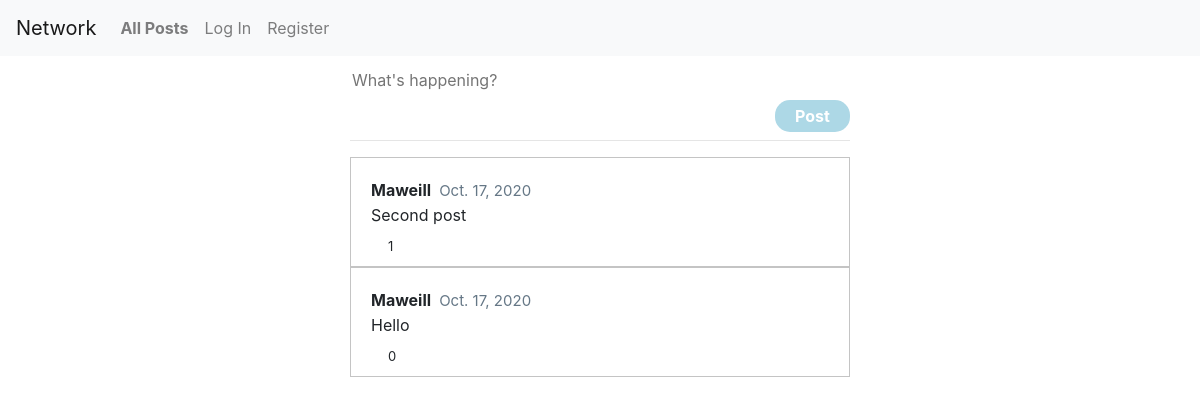
/, run on an earlier commit of the app's database.
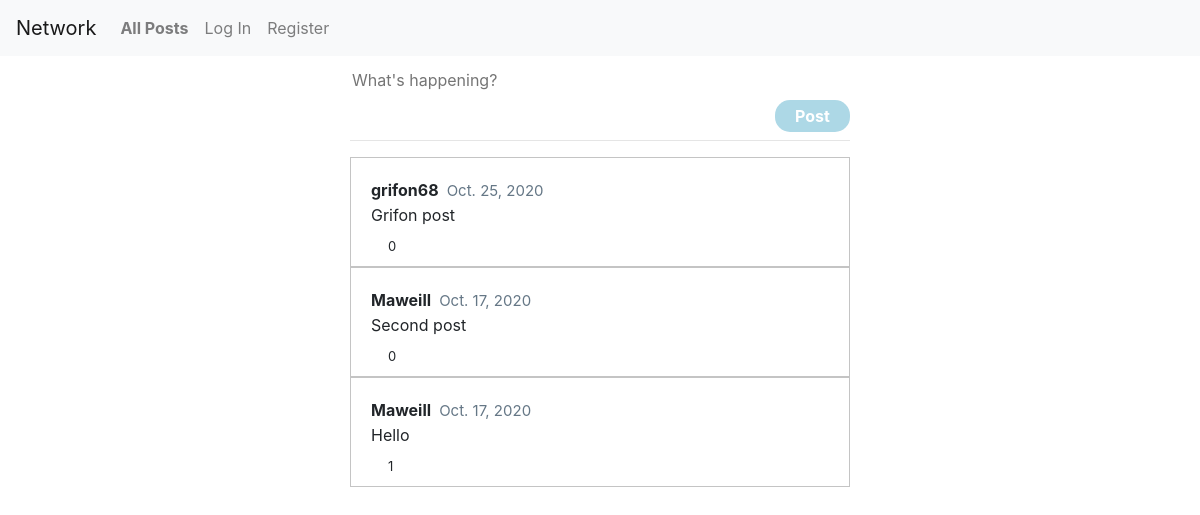
And on a later commit of the database.
### network/models.py (models this page shows, shortened)
class Post(models.Model):
	user = models.ForeignKey(User, on_delete=models.CASCADE, related_name="posts")
	text = models.TextField(max_length=280)
	liked = models.ManyToManyField(User, blank=True, related_name="post_liked")
	created = models.DateTimeField(auto_now_add=True)

class User(AbstractUser):
    pass

### network/views.py (the view)
# urls.py: path("", views.index, name="index"),
def index(request):
    posts = Post.objects.all().order_by("-created")
    now_date = datetime.now()
    return render(request, "network/index.html", {
        "posts": posts,
        })

### network/templates/network/index.html (shortened to what this page needs)
{% extends "network/layout.html" %}
{% load static %}
{% block body %}
	<div id="new-post" onload="init();">
		<form id="create-post">
			<textarea id="new-post-content" name="content" placeholder="What's happening?" rows="1" autofocus></textarea><br>
			<button id="new-post-btn" type="submit">Post</button>
		</form>
	</div>
	<br><hr>
    {% for post in posts %}
    	<div class="post">
    		<p class="post-info"><a id="post-user" href="{% url 'profile' post.user %}">{{ post.user }}</a>  <span id="post-created">{{ post.created.date }}</span></p>
    		<p class="post-content">{{ post.text }}</p>
    		{% if user.is_authenticated %}
    			<div class="heart" tabindex="-1"></div>
    		{% else %}
    			<a href="/login"><div class="heart" tabindex="-1"></div></a>
    		{% endif %}
    		<p class="post-liked">{{ post.liked.all.count }}</p>
    	</div>
    {% endfor %}
{% endblock %}

What changed in the data, as far as the page shows it:
added Post: user "grifon68", created "Oct. 25, 2020", text "Grifon post", liked.all.count "0"
computed for Post "Second post": liked.all.count "1" → "0"
computed for Post "Hello": liked.all.count "0" → "1"
